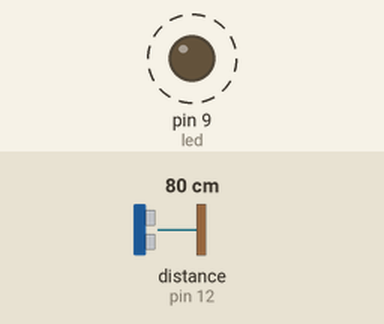
This sketch was run on a simulated Arduino Uno, built with avr-gcc and run on an emulated ATmega328P. Parts: output pins drawn as LEDs (lit = HIGH). Wiring (inferred from the names in the program): ultrasonic range finder: trigger pin 10; echo pin 12. Dashed ring = blinking. The test bench sets the inputs (shaded band); at power-on: distance to the obstacle (sensor on pin 12) 80 cm. The echo pulse lasts 58.3 µs per cm; pins used as bus, display or sensor lines are not drawn; what the sketch prints to the serial monitor is not drawn.

Above: at 1.3 s.
1.4 s: distance to the obstacle (sensor on pin 12) set to 9 cm
At 2.7 s:
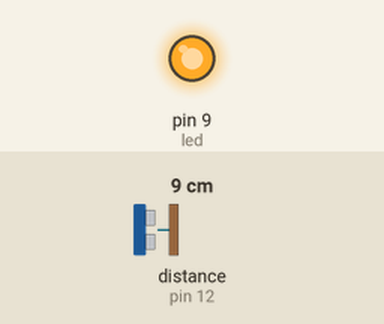
3.0 s: distance to the obstacle (sensor on pin 12) set to 2 cm
At 3.4 s:
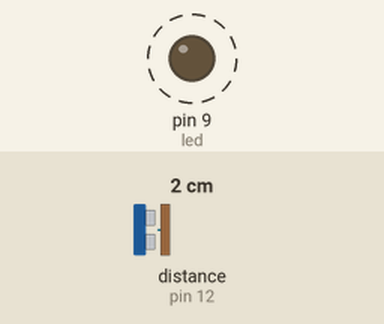
6.1 s: distance to the obstacle (sensor on pin 12) set to 18 cm
At 6.5 s:
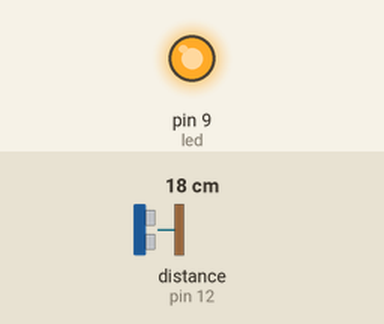
7.6 s: distance to the obstacle (sensor on pin 12) set to 4 cm
At 8.0 s:
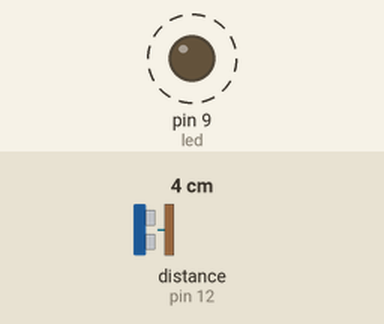
Timing chart, 0 to 11.7 s (numbered marks = the images above; inputs shaded):
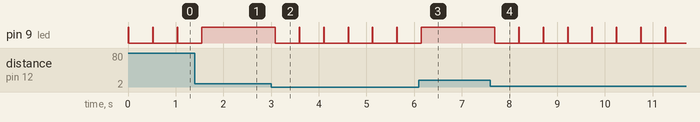

Measured:
- after the input at 1.4 s, pin 9 (led): goes on until 1.5 s, then stays HIGH
- after the input at 3.0 s, pin 9 (led): alternates HIGH for 0.01 s and LOW for 0.50 s, starting after 0.09 s
- after the input at 6.1 s, pin 9 (led): goes on until 6.1 s, then stays HIGH
- after the input at 7.6 s, pin 9 (led): alternates HIGH for 0.01 s and LOW for 0.50 s, starting after 0.09 s
- by itself, pin 9 (led): alternates HIGH for 0.01 s and LOW for 0.51 s

The sketch:

Nano_and_sr04_Park_the_car_martha_29inc.ino
```cpp
/* Test with Github */

#define trigPin 10
#define echoPin 12
#define led 9


unsigned long x; // Count to determine if car is parked
int stopdistance = 29;  // minimum distance in inches from wall to car

void setup()
{
  Serial.begin (9600);
  pinMode(trigPin, OUTPUT);
  pinMode(echoPin, INPUT);
  pinMode(led, OUTPUT);
}

void loop() {
  long duration, distance;

  digitalWrite(trigPin, LOW);
  delayMicroseconds(2);
  digitalWrite(trigPin, HIGH);
//  delayMicroseconds(1000);
  delayMicroseconds(10);
  digitalWrite(trigPin, LOW);
  duration = pulseIn(echoPin, HIGH);
  distance = (duration/2) / 29.1;
  distance = distance * .3937007; // cm to inches

// slow blink when with in range
  if (x != 20  && distance < (stopdistance * 2)){
    digitalWrite(led,HIGH);
    delay(10);
    digitalWrite(led,LOW);
    }

     Serial.println(x);
  if ((distance < stopdistance) && (x < 20) && (distance < 200) && (distance > 1)){
    digitalWrite(led,HIGH);
    x = x + 1;
    }
  else {
    digitalWrite(led,LOW);
       }
    if (distance >= 200 || distance <= 0){
    Serial.print("Out of range");
    Serial.print(distance);
     }
    else {
    Serial.print(distance);
    Serial.println(" Inch");
     }

  delay(500);


  if (x >= 20) {
    digitalWrite(led,LOW); // Car is parked for count to 20 then turn red light off
     }
  if ((x >= 20) && (distance > stopdistance)) {   // car has moved away, prepare for when it returns
    x = 0;
  }
}
```
